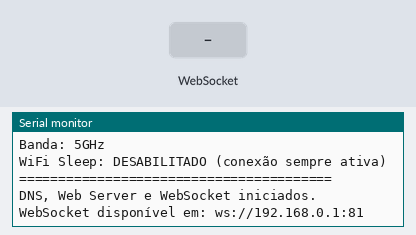
Simulated run of this sketch. Board: ESP32. On the bench: the last lines printed to the serial monitor. The test bench sets the inputs (shaded band).

Above: at 2.2 s.
2.3 s: WebSocket text "PING:" received
At 3.3 s:
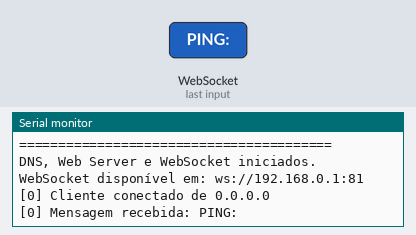
3.8 s: WebSocket text "0.0.0.0" received
At 4.4 s:
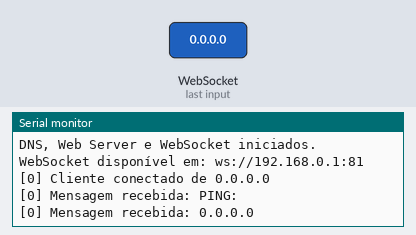

Measured:
- after the input at 2.3 s, the serial monitor: prints a new line at once (image 1)
- after the input at 3.8 s, the serial monitor: prints a new line at once (image 2)

The sketch:

ESP32_WEBSOCKET_SERVER.ino
```cpp
#include <WiFi.h>
#include <DNSServer.h>
#include <WebServer.h>
#include <WebSocketsServer.h>  // Biblioteca para servidor WebSocket

const char* ssid = "AEGEA-ESP";
const char* password = "12345678";
IPAddress apIP(192, 168, 0, 1);

DNSServer dnsServer;
WebServer webServer(80);
WebSocketsServer webSocket = WebSocketsServer(81);  // Porta 81 para WebSocket

unsigned long lastCheck = 0;
const unsigned long checkInterval = 5000; // Verificar a cada 5 segundos
unsigned long lastPing = 0;
const unsigned long pingInterval = 10000; // Ping a cada 10 segundos para manter conexões vivas

// Handler de eventos WebSocket
void webSocketEvent(uint8_t num, WStype_t type, uint8_t * payload, size_t length) {
    switch(type) {
        case WStype_DISCONNECTED:
            Serial.printf("[%u] Cliente desconectado!\n", num);
            break;
        case WStype_CONNECTED:
            {
                IPAddress ip = webSocket.remoteIP(num);
                Serial.printf("[%u] Cliente conectado de %d.%d.%d.%d\n", num, ip[0], ip[1], ip[2], ip[3]);
                // Enviar mensagem de boas-vindas
                webSocket.sendTXT(num, "Connected");
            }
            break;
        case WStype_TEXT:
            Serial.printf("[%u] Mensagem recebida: %s\n", num, payload);
            // Echo da mensagem (ou processar comando aqui)
            // Se for PING, responder com PONG
            String message = String((char*)payload);
            if (message.startsWith("PING:")) {
                // Responder com PONG
                webSocket.sendTXT(num, "PONG");
            } else {
                // Echo da mensagem
                webSocket.sendTXT(num, payload);
            }
            break;
        case WStype_PING:
            Serial.printf("[%u] Ping recebido\n", num);
            // WebSocket library responde automaticamente com PONG
            break;
        case WStype_PONG:
            Serial.printf("[%u] Pong recebido\n", num);
            break;
        default:
            break;
    }
}

void send204() {
    webServer.sendHeader("Connection", "close");
    webServer.sendHeader("Cache-Control", "no-cache, no-store, must-revalidate");
    webServer.sendHeader("Pragma", "no-cache");
    webServer.send(204);
}

void send200(const String& contentType, const String& content) {
    webServer.sendHeader("Connection", "close");
    webServer.sendHeader("Cache-Control", "no-cache, no-store, must-revalidate");
    webServer.sendHeader("Pragma", "no-cache");
    webServer.send(200, contentType, content);
}

void setup() {
    Serial.begin(115200);
    delay(500);

    Serial.println("Iniciando Access Point...");
    WiFi.mode(WIFI_AP);
    WiFi.setTxPower(WIFI_POWER_19_5dBm);
    Serial.println("Potência de transmissão configurada: 19.5dBm (máxima)");

    if (!WiFi.softAPConfig(apIP, apIP, IPAddress(255, 255, 255, 0))) {
        Serial.println("ERRO: Falha ao configurar AP!");
        return;
    }

    // Canal ajustado para 44 (5GHz)
    int wifiChannel = 44;
    bool hidden = false;
    int maxConnections = 10;

    Serial.print("Configurando AP no canal ");
    Serial.println(wifiChannel);

    if (!WiFi.softAP(ssid, password, wifiChannel, hidden, maxConnections)) {
        Serial.println("ERRO: Falha ao iniciar AP!");
        return;
    }

    delay(500);
    IPAddress ip = WiFi.softAPIP();

    if (ip.toString() == "0.0.0.0") {
        Serial.println("ERRO: AP não obteve IP!");
        return;
    }

    // Configurações importantes para manter conexão estável
    WiFi.setSleep(false);  // Desabilitar sleep WiFi - mantém conexão ativa
    WiFi.setAutoReconnect(true);  // Reconectar automaticamente

    Serial.println("========================================");
    Serial.println("Access Point iniciado com sucesso!");
    Serial.println("========================================");
    Serial.print("SSID: "); Serial.println(ssid);
    Serial.print("IP do AP: "); Serial.println(ip);
    Serial.print("Canal WiFi: "); Serial.println(wifiChannel);
    Serial.println("Banda: 5GHz");
    Serial.println("WiFi Sleep: DESABILITADO (conexão sempre ativa)");
    Serial.println("========================================");

    dnsServer.start(53, "*", apIP);
    webServer.begin();
    webSocket.begin();  // Iniciar servidor WebSocket
    webSocket.onEvent(webSocketEvent);  // Registrar handler de eventos

    Serial.println("DNS, Web Server e WebSocket iniciados.");
    Serial.println("WebSocket disponível em: ws://192.168.0.1:81");
}

void loop() {
    dnsServer.processNextRequest();
    webServer.handleClient();
    webSocket.loop();  // Processar eventos WebSocket (CRÍTICO - deve ser chamado frequentemente)

    yield();

    // Enviar ping periódico para manter conexões vivas
    if (millis() - lastPing > pingInterval) {
        webSocket.broadcastPing();  // Envia ping para todos os clientes conectados
        lastPing = millis();
    }

    if (millis() - lastCheck > checkInterval) {
        int connected = WiFi.softAPgetStationNum();
        int wsConnected = webSocket.connectedClients();  // Número de clientes WebSocket conectados
        Serial.printf("WiFi: %d / 10 | WebSocket: %d (Canal: 44, Potência: 19.5dBm)\n",
                      connected, wsConnected);
        lastCheck = millis();
    }
}
```
